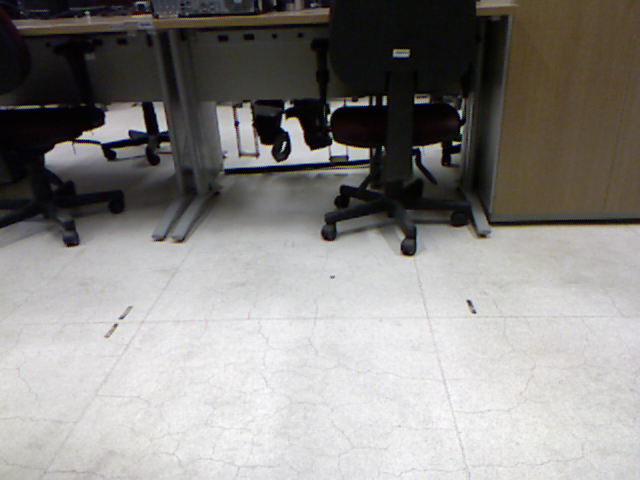
#> input picture Kinect/img.png, 640 x 480 px
$ python DepthtoPointCloud.py
#> lines starting #> are read from the running program, lines starting #| are printed output that depends on the picture
#!/usr/bin/env python3
# -*- coding: utf-8 -*-
"""
Created on Thu Nov  1 16:12:05 2018

@author: robotica
"""
import cv2
import numpy as np

ply_header = '''ply
format ascii 1.0
element vertex %(vert_num)d
property float x
property float y
property float z
property uchar blue
property uchar green
property uchar red
end_header
'''

def write_ply(fn, verts, colors):
    #verts = verts.reshape(-1, 3)
    #colors = colors.reshape(-1, 3)
    verts = np.hstack([verts, colors])
    with open(fn, 'wb') as f:
        f.write((ply_header % dict(vert_num=len(verts))).encode('utf-8'))
        np.savetxt(f, verts, fmt='%f %f %f %d ')

img = cv2.imread("img.png",cv2.IMREAD_ANYCOLOR)
#> img is the input picture: shape (480, 640, 3); mean B, G, R 134, 136.9, 139.1

depth = cv2.imread("depth.png", cv2.IMREAD_ANYDEPTH)
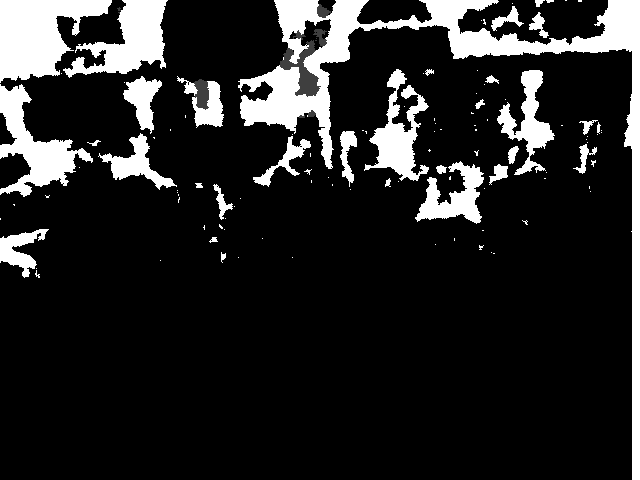
#> input picture Kinect/depth.png, 640 x 480 px
#> depth is the input picture: shape (480, 640) uint16; min 807, max 2047, mean 1079.3

h,w = depth.shape[:2]
#> h = 480; w = 640

depth = np.float32(depth)
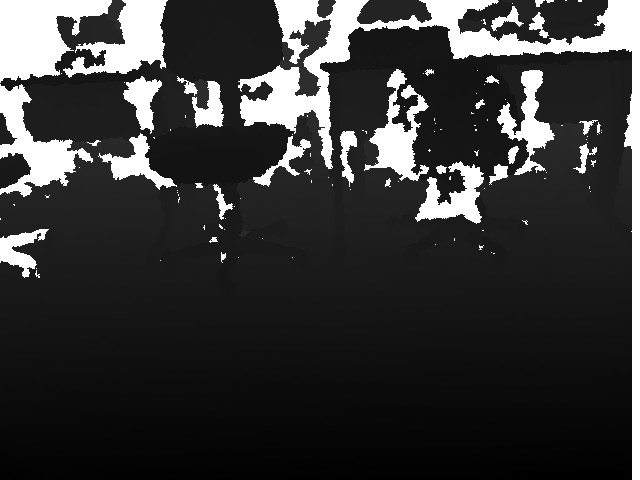
#> depth: shape (480, 640) float32; min 807, max 2047, mean 1079.3; drawn with min black and max white

cx = 240
cy = 320

constant = 570.3

MM_per_m = 1000

pc = np.zeros((0,3),dtype= np.float32)
newimg = np.zeros((0),dtype = np.uint8)

for v in range(0,h):
    print(v)
    for u in range(0,w):
        if(depth[v,u] != 2047):
            z = depth[v,u]/MM_per_m
            x = (v - cx)*z/constant
            y = (u - cy)*z/constant
#> (the run stopped early here; a loop or call above may not have finished)
